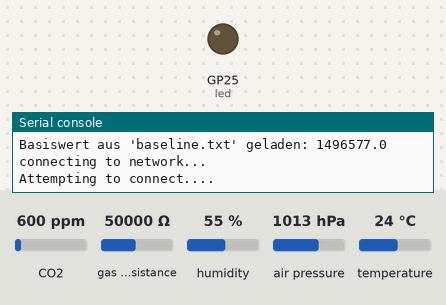
Simulated run of this program. Board: Raspberry Pi Pico running MicroPython. Shown: output pins drawn as LEDs (lit = HIGH), the last lines printed to the serial console. The inputs (shaded band) are chosen by the test bench; at power-on: CO2 600 ppm, gas sensor resistance 50000 Ω, humidity 55 %, air pressure 1013 hPa, temperature 24 °C. WiFi joins after 1.5 s; the clock reads 2024-03-15 10:24:30 at power-on unless the program sets it; no MQTT or app messages arrive unless stated; values from a settings file that is not in the repository are placeholders; library files of the repository ran but are not shown: epaper.py, bme680.py; pins used as bus, display or sensor lines are not drawn.

Above: at 1.0 s.
At 2.5 s:
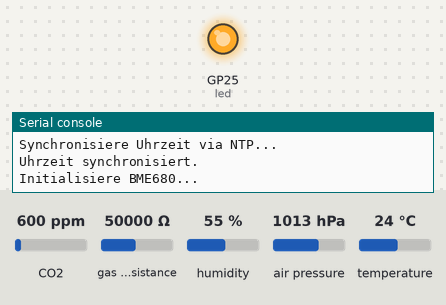
Timing chart, 0 to 4.0 s (numbered marks = the images above):
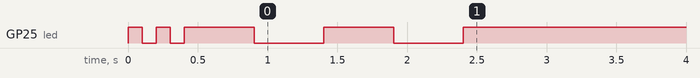

The program:

main.py
```python
from machine import Pin, UART, I2C, reset
from mhz19c import MHZ19BSensor
from epaper import EPD_2in7
from utime import sleep, sleep_ms
from bme680 import *
import network # type: ignore
from mqttLib import MQTTClient, MQTTException
import gc
import private
import utime

# Robuster Import für ntptime
try:
    import ntptime # type: ignore
    NTP_AVAILABLE = True
except ImportError:
    print("Warnung: ntptime Modul nicht gefunden. Zeit-Feature ist deaktiviert.")
    NTP_AVAILABLE = False


#####
# short init
#####
led = Pin('LED', Pin.OUT, value=0)
led.on()

def flash(timeInMs, repeat):
    i = 0
    while i < repeat:
        sleep_ms(timeInMs)
        led.off()
        sleep_ms(timeInMs)
        led.on()
        i= i+1

flash(100,2)

##########
# Functions
##########

# --- Funktionen zum Speichern und Laden des VOC-Basiswerts ---
def save_baseline(baseline):
    """Speichert den VOC-Basiswert in eine Datei."""
    try:
        with open('baseline.txt', 'w') as f:
            f.write(str(baseline))
        print(f"Basiswert {baseline} erfolgreich in 'baseline.txt' gespeichert.")
    except Exception as e:
        print(f"Fehler beim Speichern des Basiswerts: {e}")

def load_baseline():
    """Lädt den VOC-Basiswert aus einer Datei."""
    try:
        with open('baseline.txt', 'r') as f:
            baseline_str = f.read()
            print(f"Basiswert aus 'baseline.txt' geladen: {baseline_str}")
            return float(baseline_str)
    except (OSError, ValueError) as e:
        print(f"Keine gültige 'baseline.txt' gefunden oder Lesefehler: {e}. Starte mit Standardwert.")
        return 50000.0 # Standard-Startwert

# --- Wifi ---
def connectWifi():
    if not wlan.isconnected():
        print('connecting to network...')
        wlan.active(True)
        wlan.connect(SSID, SSID_PASSWORD)
        # Versuche max. 10 Sekunden lang zu verbinden
        for _ in range(10):
            if wlan.isconnected():
                break
            print("Attempting to connect....")
            flash(500, 1)
    if wlan.isconnected():
        print('Connected! Network config:', wlan.ifconfig())
        return True
    else:
        print('Connection failed or timed out. Operating in offline mode.')
        return False


#####
# General Settings
#####
waitingTimeinS = 60
network.country('DE')
wlan = network.WLAN(network.STA_IF)

SSID = private.SSID
SSID_PASSWORD = private.SSID_PASSWORD

mqtt_client_id = private.mqtt_client_id
mqtt_host_hass = private.mqtt_host_hass
mqtt_username_hass = private.mqtt_username_hass
mqtt_password_hass = private.mqtt_password_hass
mqtt_publish_topic_hass_co2 = "/office/co2/"
mqtt_publish_topic_hass_voc = "/office/voc/"
mqtt_publish_topic_hass_temp = "/office/temp/"
mqtt_publish_topic_hass_pres = "/office/pres/"
mqtt_publish_topic_hass_humi = "/office/humi/"
mqtt_client_hass = MQTTClient(
    client_id=mqtt_client_id,
    server=mqtt_host_hass,
    user=mqtt_username_hass,
    password=mqtt_password_hass)

# Variablen für die intelligente Logik
voc_baseline = load_baseline() # Lade den gespeicherten Basiswert beim Start
last_ntp_sync = 0
time_synced = False
last_save_time = utime.time() # Zeit des letzten Speicherns merken
consecutive_sensor_errors = 0 # Sensor-Fehlerzähler

# Sensor-Fallback-Werte
co2 = 800
temp = 20.0
humi = 50.0
voc = 50000.0

# --- Trends ---
# Wir speichern die letzten 5 Messwerte
history_size = 5
co2_history = []
voc_history = []
temp_history = []
humi_history = []

# Start-Annahme für die Trends
co2_trend = '→'
voc_trend = '→'
temp_trend = '→'
humi_trend = '→'


#####
# BME 680
#####
bme680_i2c_sda = Pin(20)
bme680_i2c_scl = Pin(21)
sealevelpressure = 1012.25
temperature_offset = -3.3
degreecels = '\u00B0' + "C"
bme680 = None

#####
# MHZ19C
#####
mhz_tx_pin = Pin(4)
mhz_rx_pin = Pin(5)
mhz = None

#####
# ePaper-Display
#####
epd = None


##########
# Main
##########

# Verbinde initial mit dem WLAN
connectWifi()


# --- main loop ---
while True:
    # ----- 1. Zeit-Synchronisation (NTP) -----
    if NTP_AVAILABLE and (not time_synced or utime.time() - last_ntp_sync > 21600):
        if wlan.isconnected():
            try:
                print("Synchronisiere Uhrzeit via NTP...")
                ntptime.settime()
                last_ntp_sync = utime.time()
                time_synced = True
                print("Uhrzeit synchronisiert.")
            except Exception as e:
                print(f"NTP-Fehler: {e}")
                time_synced = False
        else:
            print("Kein WLAN für NTP-Sync.")

    # ----- 2. Sensoren auslesen -----
    sensor_errors = 0

    # BME680 auslesen
    try:
        if bme680 is None:
            print("Initialisiere BME680...")
            bme680 = BME680_I2C(I2C(0, sda=bme680_i2c_sda, scl=bme680_i2c_scl, freq=100000))
            if 'sealevelpressure' in locals():
                bme680.sea_level_pressure = sealevelpressure

        temp = bme680.temperature + temperature_offset
        humi = bme680.humidity
        voc = bme680.gas
    except Exception as e:
        sensor_errors += 1
        print(f"Fehler beim BME680 (Initialisierung oder Lesen): {e}")
        bme680 = None

    # MH-Z19C auslesen
    try:
        if mhz is None:
            print("Initialisiere MH-Z19C...")
            mhz = MHZ19BSensor(tx_pin=mhz_tx_pin, rx_pin=mhz_rx_pin)

        co2 = mhz.measure()[0]
    except Exception as e:
        sensor_errors += 1
        print(f"Fehler beim MH-Z19C (Initialisierung oder Lesen): {e}")
        mhz = None

    # ----- 3. Daten interpretieren & Logik für Dauerbetrieb -----
    co2_bewertung = "Gut"
    if co2 > 1400: co2_bewertung = "Schlecht"
    elif co2 > 1000: co2_bewertung = "Mittel"

    lernfaktor_up = 0.05
    lernfaktor_down = 0.005
    if voc > voc_baseline:
        voc_baseline += (voc - voc_baseline) * lernfaktor_up
    else:
        voc_baseline += (voc - voc_baseline) * lernfaktor_down

    luftguete_prozent = min(100, (voc / voc_baseline) * 100)

    zeit_str = "--:--"
    if time_synced:
        current_time = utime.localtime(utime.time() + 7200) # UTC+2 für Sommerzeit
        zeit_str = f"{current_time[3]:02d}:{current_time[4]:02d}"

    # Periodisches Speichern des Basiswerts
    if utime.time() - last_save_time > 1800: # Alle 30 Minuten
        save_baseline(voc_baseline)
        last_save_time = utime.time()

    # --- ERWEITERT: Stabile Trend-Analyse für alle Werte ---
    # 1. Historien aktualisieren
    co2_history.append(co2)
    voc_history.append(luftguete_prozent)
    temp_history.append(temp)
    humi_history.append(humi)

    # Sicherstellen, dass die Historien nicht zu lang werden
    if len(co2_history) > history_size:
        co2_history.pop(0)
        voc_history.pop(0)
        temp_history.pop(0)
        humi_history.pop(0)

    # 2. Trends nur berechnen, wenn wir genug Daten haben
    if len(co2_history) == history_size:
        co2_avg = sum(co2_history) / history_size
        voc_avg = sum(voc_history) / history_size
        temp_avg = sum(temp_history) / history_size
        humi_avg = sum(humi_history) / history_size

        # Hysterese-Schwellen definieren
        co2_hysteresis = 20
        voc_hysteresis = 5
        temp_hysteresis = 0.5 # Grad Celsius
        humi_hysteresis = 2   # Prozentpunkte

        # CO2-Trend
        if co2 > co2_avg + co2_hysteresis: co2_trend = '↑'
        elif co2 < co2_avg - co2_hysteresis: co2_trend = '↓'
        else: co2_trend = '→'

        # VOC-Trend
        if luftguete_prozent < voc_avg - voc_hysteresis: voc_trend = '↓'
        elif luftguete_prozent > voc_avg + voc_hysteresis: voc_trend = '↑'
        else: voc_trend = '→'

        # Temperatur-Trend
        if temp > temp_avg + temp_hysteresis: temp_trend = '↑'
        elif temp < temp_avg - temp_hysteresis: temp_trend = '↓'
        else: temp_trend = '→'

        # Feuchtigkeits-Trend
        if humi > humi_avg + humi_hysteresis: humi_trend = '↑'
        elif humi < humi_avg - humi_hysteresis: humi_trend = '↓'
        else: humi_trend = '→'

    # ----- 4. MQTT Daten senden -----
    if wlan.isconnected():
        try:
            if mqtt_client_hass.sock is None:
                print("MQTT-Verbindung wird aufgebaut...")
                mqtt_client_hass.connect()
                print("MQTT verbunden.")

            mqtt_client_hass.publish(mqtt_publish_topic_hass_co2, str(co2))
            mqtt_client_hass.publish(mqtt_publish_topic_hass_voc, str(voc))
            mqtt_client_hass.publish(mqtt_publish_topic_hass_temp, str(temp))
            mqtt_client_hass.publish(mqtt_publish_topic_hass_humi, str(humi))
            print("MQTT-Daten erfolgreich übertragen.")
        except (OSError, MQTTException) as e:
            print(f"MQTT-Fehler: {e}. Verbindung wird zurückgesetzt.")
            if mqtt_client_hass.sock is not None:
                try:
                    mqtt_client_hass.sock.close()
                except OSError:
                    pass
            mqtt_client_hass.sock = None
    else:
        print("Kein WLAN vorhanden. Überspringe MQTT-Versand.")
        connectWifi()

    # ----- 5. Dashboard auf ePaper zeichnen -----
    try:
        if epd is None:
            print("Initialisiere ePaper-Display...")
            epd = EPD_2in7()

        epd.EPD_2IN7_Init_4Gray()
        epd.image4Gray.fill(epd.white)
        epd.image4Gray.text("RAUMKLIMA", 15, 8, epd.black)
        epd.image4Gray.text(zeit_str, 120, 8, epd.black)
        epd.image4Gray.hline(8, 24, 160, epd.black)

        epd.image4Gray.text(f"CO2 ({co2_trend})", 15, 45, epd.black)
        epd.image4Gray.text(f"{co2} ppm", 100, 45, epd.black)
        epd.image4Gray.text(f"({co2_bewertung})", 65, 65, epd.black)
        epd.image4Gray.hline(8, 90, 160, epd.black)

        y_pos = 110
        epd.image4Gray.text(f"Temperatur ({temp_trend})", 15, y_pos, epd.black)
        epd.image4Gray.text(f"{temp:.1f} C", 115, y_pos, epd.black)
        epd.image4Gray.hline(15, y_pos + 20, 146, epd.black)

        y_pos += 35
        epd.image4Gray.text(f"Feuchtigkeit ({humi_trend})", 15, y_pos, epd.black)
        epd.image4Gray.text(f"{humi:.1f} %", 115, y_pos, epd.black)
        epd.image4Gray.hline(15, y_pos + 20, 146, epd.black)

        y_pos += 35
        epd.image4Gray.text(f"Luftguete ({voc_trend})", 15, y_pos, epd.black)
        epd.image4Gray.text(f"{luftguete_prozent:.0f} %", 115, y_pos, epd.black)

        epd.EPD_2IN7_4Gray_Display(epd.buffer_4Gray)
        print("Dashboard aktualisiert.")
        epd.Sleep()
    except Exception as e:
        print(f"Fehler bei Display-Aktualisierung: {e}")
        epd = None

    # ----- 6. Systemstabilität & Konsolenausgabe -----
    print(f"CO2: {co2} ppm ({co2_bewertung}), Temp: {temp:.1f} C, rH: {humi:.1f} %, Luftguete: {luftguete_prozent:.0f}% (VOC: {voc} Ohm, Base: {voc_baseline:.0f})")
    print("============\n")

    if sensor_errors > 0:
        consecutive_sensor_errors += 1
        print(f"Warnung: Sensor-Lesefehler festgestellt ({consecutive_sensor_errors}/5).")
        if consecutive_sensor_errors >= 5:
            print("Kritischer Fehler: Sensoren antworten seit 5 Zyklen nicht. Führe Neustart durch...")
            utime.sleep(1)
            reset()
    else:
        consecutive_sensor_errors = 0

    gc.collect()
    print(f"Warte {waitingTimeinS} Sekunden bis zur nächsten Messung...")
    utime.sleep(waitingTimeinS)
```

mhz19c.py
```python
from machine import UART, Pin
import time

class MHZ19BSensor:
    # initializes a new instance
#    def __init__(self, tx_pin:Pin, rx_pin:Pin):
    def __init__(self, tx_pin:Pin, rx_pin:Pin):
        self.uart = UART(1, baudrate=9600, tx=tx_pin, rx=rx_pin, bits=8, parity=None, stop=1)
#        self.lights = lights
#        self.co2_threshold = int(co2_threshold)

    # measure CO2
    def measure(self):
        while True:
            # send a read command to the sensor
            self.uart.write(b'\xff\x01\x86\x00\x00\x00\x00\x00\x79')

            # a little delay to let the sensor measure CO2 and send the data back
            time.sleep(1)  # in seconds

            # read and validate the data
            buf = self.uart.read(9)
            if self.is_valid(buf):
                break

            # retry if the data is wrong
#            self.lights.error_on()
            print('error while reading MH-Z19B sensor: invalid data')
            print('retry ...')

#        self.lights.error_off()

        co2 = buf[2] * 256 + buf[3]
        #print('co2         = %.2f' % co2)

        # turn on the LED if the CO2 level is higher than the threshold
#        if co2 > self.co2_threshold:
#            self.lights.high_co2_on()
#        else:
#            self.lights.high_co2_off()

        return [co2]

    # check data returned by the sensor
    def is_valid(self, buf):
        if buf is None or len(buf) < 9 or buf[0] != 0xFF or buf[1] != 0x86:
            return False
        i = 1
        checksum = 0x00
        while i < 8:
            checksum += buf[i] % 256
            i += 1
        checksum = ~checksum & 0xFF
        checksum += 1
        return checksum == buf[8]
```
